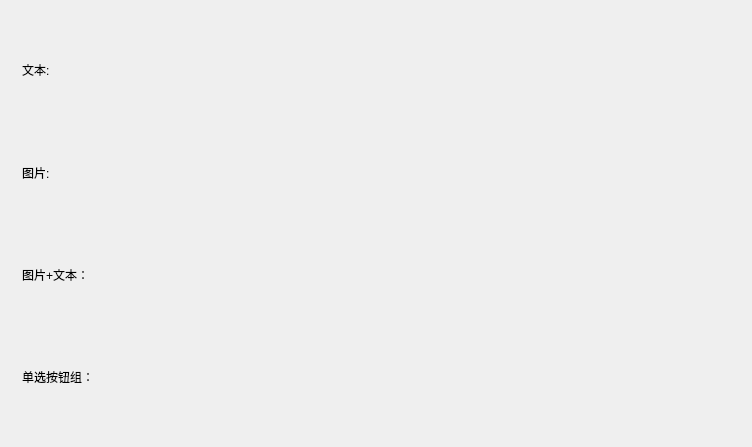
<?xml version="1.0" encoding="UTF-8"?>
<ui version="4.0">
 <class>Widget</class>
 <widget class="QWidget" name="Widget">
  <property name="geometry">
   <rect>
    <x>0</x>
    <y>0</y>
    <width>752</width>
    <height>447</height>
   </rect>
  </property>
  <property name="windowTitle">
   <string>Widget</string>
  </property>
  <layout class="QGridLayout" name="gridLayout">
   <item row="1" column="0">
    <widget class="QWidget" name="widget" native="true">
     <layout class="QVBoxLayout" name="verticalLayout">
      <item>
       <layout class="QHBoxLayout" name="horizontalLayout">
        <item>
         <widget class="QLabel" name="label">
          <property name="sizePolicy">
           <sizepolicy hsizetype="Preferred" vsizetype="Preferred">
            <horstretch>0</horstretch>
            <verstretch>0</verstretch>
           </sizepolicy>
          </property>
          <property name="text">
           <string>文本:</string>
          </property>
         </widget>
        </item>
       </layout>
      </item>
      <item>
       <layout class="QHBoxLayout" name="horizontalLayout_2">
        <item>
         <widget class="QLabel" name="label_2">
          <property name="sizePolicy">
           <sizepolicy hsizetype="Preferred" vsizetype="Preferred">
            <horstretch>0</horstretch>
            <verstretch>0</verstretch>
           </sizepolicy>
          </property>
          <property name="text">
           <string>图片:</string>
          </property>
         </widget>
        </item>
       </layout>
      </item>
      <item>
       <layout class="QHBoxLayout" name="horizontalLayout_3">
        <item>
         <widget class="QLabel" name="label_3">
          <property name="sizePolicy">
           <sizepolicy hsizetype="Preferred" vsizetype="Preferred">
            <horstretch>0</horstretch>
            <verstretch>0</verstretch>
           </sizepolicy>
          </property>
          <property name="text">
           <string>图片+文本：</string>
          </property>
         </widget>
        </item>
       </layout>
      </item>
      <item>
       <layout class="QHBoxLayout" name="horizontalLayout_6">
        <item>
         <widget class="QLabel" name="label_4">
          <property name="text">
           <string>单选按钮组：</string>
          </property>
         </widget>
        </item>
       </layout>
      </item>
     </layout>
    </widget>
   </item>
  </layout>
 </widget>
 <layoutdefault spacing="6" margin="11"/>
 <resources/>
 <connections/>
</ui>
